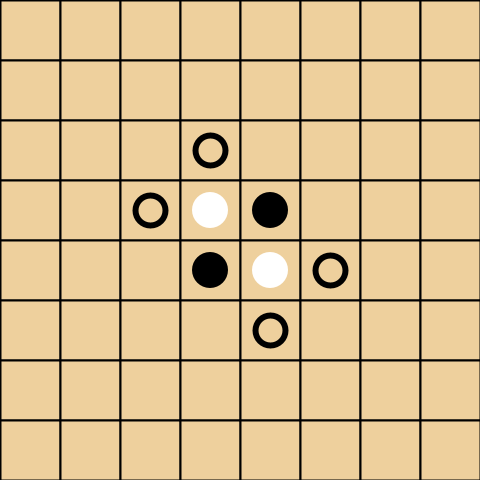
Frame 1 (no input)
Frame 60 (the mouse pressed at the canvas centre just before this capture): identical to frame 1, image omitted
Frame 120 (the mouse held since frame 60 and released just before this capture): identical to frame 1, image omitted

The Processing sketch that drew this single still picture (run headless with seeded random() and noise(); from frame 60 on, the mouse is pressed at the canvas centre):

// Processing sketch: Proyecto
// ── Proyecto.pde
/**
 * Proyecto base para el juego de Othello/Reversi
 * @author Ricardo Ruiz
 * @author Eduardo Lechuga
 * @author Rodrigo Colín
 */

Tablero tablero;
Arbol arbol;
Minimax minimax;
/**
 * Método para establecer tamaño de ventana al incluir variables
 */
void settings() {
  tablero =  new Tablero();
  size(tablero.dimension * tablero.tamCasilla, tablero.dimension * tablero.tamCasilla);
}

/**
 * Inicializaciones
 */
void setup() {
  println("Proyecto base para el juego de mesa Othello");
}

/**
 * Ciclo de dibujado
 */
void draw() {
  tablero.display();
  tablero.movimientosPosibles();
}

/**
 * Evento para detectar cuando el usuario da clic
 */
void mousePressed() {
  println("\nClic en la casilla " + "[" + mouseX/tablero.tamCasilla + ", " + mouseY/tablero.tamCasilla + "]");
  if (!tablero.estaOcupado(mouseX/tablero.tamCasilla, mouseY/tablero.tamCasilla) && 
          tablero.movimientoPermitido(mouseX/tablero.tamCasilla, mouseY/tablero.tamCasilla)) {
    tablero.setFicha(mouseX/tablero.tamCasilla, mouseY/tablero.tamCasilla);
    tablero.actualiza(mouseX/tablero.tamCasilla, mouseY/tablero.tamCasilla);
    if(tablero.turno == false){
      arbol = new Arbol(tablero);
      minimax = new Minimax(arbol);
      minimax.mejorJugada();
      tablero.cambiarTurno();          
    }else{
      tablero.cambiarTurno();
    
    }
    println("[Turno #" + tablero.numeroDeTurno + "] "  + (tablero.turno ? "jugó ficha blanca" : "jugó ficha negra") +
         " (Score: " + int(tablero.cantidadFichas().x) + " - " + int(tablero.cantidadFichas().y) + ")");
  }
}

// ── Arbol.pde
import java.util.ArrayList;

class Arbol{
  
  Tablero tablero; 
  ArrayList<Tablero> hijos; //N hijos
  
  Arbol(Tablero tablero){
    this.tablero = tablero;
    this.hijos = new ArrayList<Tablero>(); // jugadas posibles
  }
  
  ArrayList<Tablero> hijos(){
     ArrayList<int[]> jugadas = this.tablero.obtenJugadas(); //Obtiene las posiciones de donde se puede colocar una ficha
     
     for(int i = 0; i < jugadas.size(); i++){ //Crea los distintos escenarios.
        System.out.println(jugadas.get(i));
        System.out.println(jugadas.get(i));        
        Tablero t = this.tablero;
        t.setFicha(jugadas.get(i)[0], jugadas.get(i)[1]);
        this.hijos.add(t);
     }
     
     return hijos;
  }
  
}

// ── Minimax.pde
class Minimax{

  Arbol arbol;
  
  int[][] pesos = { {4,3,3,3,3,3,3,4},
                    {3,2,3,3,3,3,2,3}, 
                    {3,3,3,2,2,3,3,3}, 
                    {3,3,2,1,1,2,3,3}, 
                    {3,3,2,1,1,2,3,3}, 
                    {3,3,3,2,2,3,3,3},
                    {3,2,3,3,3,3,2,3}, 
                    {4,3,3,3,3,3,3,4}}; 
  
  Minimax(Arbol arbol){
    this.arbol = arbol;
  }
  
  int[] mejorJugada(){ //Selecciona la mejor jugada de los escenarios posibles.
    ArrayList<Tablero> jugadas = arbol.hijos();
    for(int i = 0; i < jugadas.size(); i++){
       System.out.println(jugadas.get(i).cantidadFichas().y);
       System.out.println(jugadas.get(i).cantidadFichas().x);
      
    }
    System.out.println(int(this.arbol.tablero.cantidadFichas().y));
    return null;
  }
}

// ── Tablero.pde
/**
 * Definición de un tablero para el juego de Othello
 * @author Ricardo Ruiz
 * @author Eduardo Lechuga
 * @author Rodrigo Colín
 */
 
import java.util.ArrayList;
 
class Tablero {
  /**
   * Cantidad de casillas en horizontal y vertical del tablero
   */
  int dimension;

  /**
   * El tamaño en pixeles de cada casilla cuadrada del tablero
   */
  int tamCasilla;

  /**
   * Representación lógica del tablero. El valor númerico representa:
   * 0 = casilla vacia
   * 1 = casilla con ficha del primer jugador
   * 2 = casilla con ficha del segundo jugador
   */
  int[][] mundo;

  /**
   * Representa de quién es el turno bajo la siguiente convención:
   * true = turno del jugador 1 (Negras)
   * false = turno del jugador 2 (Blancas)
   */
  boolean turno;

  /**
   * Contador de la cantidad de turnos en el tablero
   */
  int numeroDeTurno;

  /**
   * Constructor base de un tablero. 
   * @param dimension Cantidad de casillas del tablero, comúnmente ocho.
   * @param tamCasilla Tamaño en pixeles de cada casilla
   */
  Tablero(int dimension, int tamCasilla) {
    this.dimension = dimension;
    this.tamCasilla = tamCasilla;
    turno = true;
    numeroDeTurno = 0;
    mundo = new int[dimension][dimension];
    // Configuración inicial (colocar 4 fichas al centro del tablero):
    mundo[(dimension/2)-1][dimension/2] = 1;
    mundo[dimension/2][(dimension/2)-1] = 1;
    mundo[(dimension/2)-1][(dimension/2)-1] = 2;
    mundo[dimension/2][dimension/2] = 2;
  }

  /**
   * Constructor por default de un tablero con las siguientes propiedades:
   * Tablero de 8x8 casillas, cada casilla de un tamaño de 60 pixeles,
   */
  Tablero() {
    this(8, 60);
  }

  /**
   * Dibuja en pantalla el tablero, es decir, dibuja las casillas y las fichas de los jugadores
   */
  void display() {
    color fondo = color(238, 208, 157); // El color de fondo del tablero
    color linea = color(0, 0, 0); // El color de línea del tablero
    int grosor = 2; // Ancho de línea (en pixeles)
    color colorJugador1 = color(0); // Color de ficha para el primer jugador
    color colorJugador2 = color(255); // Color de ficha para el segundo jugador

    // Doble iteración para recorrer cada casilla del tablero
    for (int i = 0; i < dimension; i++)
      for (int j = 0; j < dimension; j++) {
        // Dibujar cada casilla del tablero:
        fill(fondo); // establecer color de fondo
        stroke(linea); // establecer color de línea
        strokeWeight(grosor); // establecer ancho de línea
        rect(i*tamCasilla, j*tamCasilla, tamCasilla, tamCasilla); //Dibuja rectangulos

        // Dibujar las fichas de los jugadores:
        if (mundo[i][j] != 0 && (mundo[i][j] == 1 || mundo[i][j] == 2)) { // en caso de que la casilla no esté vacia
          fill(mundo[i][j] == 1 ? colorJugador1 : colorJugador2); // establecer el color de la ficha
          noStroke(); // quitar contorno de línea
          ellipse(i*tamCasilla+(tamCasilla/2), j*tamCasilla+(tamCasilla/2), tamCasilla*3/5, tamCasilla*3/5);
        }
      }
  }

  /**
   * Coloca o establece una ficha en una casilla específica del tablero.
   * Nota: El eje vertical está invertido y el conteo empieza en cero.
   * @param posX Coordenada horizontal de la casilla para establecer la ficha
   * @param posX Coordenada vertical de la casilla para establecer la ficha
   * @param turno Representa el turno o color de ficha a establecer
   */
  void setFicha(int posX, int posY, boolean turno) {
    mundo[posX][posY] = turno ? 1 : 2;
  }

  /**
   * Coloca o establece una ficha en una casilla específica del tablero segun el turno del tablero.
   * @param posX Coordenada horizontal de la casilla para establecer la ficha
   * @param posX Coordenada vertical de la casilla para establecer la ficha
   */
  void setFicha(int posX, int posY) {
    this.setFicha(posX, posY, this.turno);
  }

  /**
   * Representa el cambio de turno. Normalmente representa la última acción del turno
   * Recordemos que true es jugador uno y false jugador dos
   */
  void cambiarTurno() {
    turno = !turno;
    numeroDeTurno += 1;
  }

  /**
   * Verifica si en la posición de una casilla dada existe una ficha (sin importar su color)
   * @param posX Coordenada horizontal de la casilla a verificar
   * @param posY Coordenada vertical de la casilla a verificar
   * @return true si hay una ficha de cualquier color en la casilla, false en otro caso
   */
  boolean estaOcupado(int posX, int posY) {
    return mundo[posX][posY] != 0;
  }

  /**
   * @param posX Coordenada horizontal de la casilla a verificar
   * @param posY Coordenada vertical de la casilla a verificar
   * @return true si es una movida valida hacia arriba, false en otro caso
   */
  boolean verificaArriba(int posX, int posY) {
    try {
      int turnoSiguiente = turno ? 2 : 1; 
      if (mundo[posX][posY-1] == turnoSiguiente ) {
        for (int i = 2; i < 8; i++) {
          int turnoActual = turno ? 1 : 2;
          if (mundo[posX][posY-i] == 0)
            return false; 
          if (mundo[posX][posY-i] == turnoActual)
            return true;
        }
        return false;
      }
      return false;
    }
    catch(Exception e) {
      return false;
    }
  }

  /**
   * @param posX Coordenada horizontal de la casilla a verificar
   * @param posY Coordenada vertical de la casilla a verificar
   * @return true si es una movida valida hacia abajo, false en otro caso
   */
  boolean verificaAbajo(int posX, int posY) {
    try {
      int turnoSiguiente = turno ? 2 : 1; 
      if (mundo[posX][posY+1] == turnoSiguiente ) {
        for (int i = 2; i < 8; i++) {
          int turnoActual = turno ? 1 : 2; 
          if (mundo[posX][posY+i] == 0)
            return false;           
          if (mundo[posX][posY+i] == turnoActual)
            return true;
        }
        return false;
      }
      return false;
    }
    catch(Exception e) {
      return false;
    }
  }

  /**
   * @param posX Coordenada horizontal de la casilla a verificar
   * @param posY Coordenada vertical de la casilla a verificar
   * @return true si es una movida valida hacia la derecha, false en otro caso
   */
  boolean verificaDerecha(int posX, int posY) {
    try {
      int turnoSiguiente = turno ? 2 : 1; 
      if (mundo[posX+1][posY] == turnoSiguiente ) {
        for (int i = 2; i < 8; i++) {
          int turnoActual = turno ? 1 : 2; 
          if (mundo[posX+i][posY] == 0)
            return false; 
          if (mundo[posX+i][posY] == turnoActual)
            return true;
        }
        return false;
      }
      return false;
    }
    catch(Exception e) {
      return false;
    }
  }

  boolean verificaDerechaArriba(int posX, int posY) {
    try {
      int turnoSiguiente = turno ? 2 : 1; 
      if (mundo[posX+1][posY-1] == turnoSiguiente ) {
        for (int i = 2; i < 8; i++) {
          int turnoActual = turno ? 1 : 2; 
          if (mundo[posX+i][posY-i] == 0)
            return false; 
          if (mundo[posX+i][posY-i] == turnoActual)
            return true;
        }
        return false;
      }
      return false;
    }
    catch(Exception e) {
      return false;
    }
  }

  boolean verificaDerechaAbajo(int posX, int posY) {
    try {
      int turnoSiguiente = turno ? 2 : 1; 
      if (mundo[posX+1][posY+1] == turnoSiguiente ) {
        for (int i = 2; i < 8; i++) {
          int turnoActual = turno ? 1 : 2; 
          if (mundo[posX+i][posY+i] == 0)
            return false; 
          if (mundo[posX+i][posY+i] == turnoActual)
            return true;
        }
        return false;
      }
      return false;
    }
    catch(Exception e) {
      return false;
    }
  }

  /**
   * @param posX Coordenada horizontal de la casilla a verificar
   * @param posY Coordenada vertical de la casilla a verificar
   * @return true si es una movida valida hacia la izquierda, false en otro caso
   */
  boolean verificaIzquierda(int posX, int posY) {
    try {
      int turnoSiguiente = turno ? 2 : 1; 
      if (mundo[posX-1][posY] == turnoSiguiente ) {
        for (int i = 2; i < 8; i++) {
          int turnoActual = turno ? 1 : 2; 
          if (mundo[posX-i][posY] == 0)
            return false;           
          if (mundo[posX-i][posY] == turnoActual)
            return true;
        }
        return false;
      }
      return false;
    }
    catch(Exception e) {
      return false;
    }
  }


  boolean verificaIzquierdaArriba(int posX, int posY) {
    try {
      int turnoSiguiente = turno ? 2 : 1; 
      if (mundo[posX-1][posY-1] == turnoSiguiente ) {
        for (int i = 2; i < 8; i++) {
          int turnoActual = turno ? 1 : 2; 
          if (mundo[posX-i][posY-i] == 0)
            return false;
          if (mundo[posX-i][posY-i] == turnoActual)
            return true;
        }
        return false;
      }
      return false;
    }
    catch(Exception e) {
      return false;
    }
  }

  boolean verificaIzquierdaAbajo(int posX, int posY) {
    try {
      int turnoSiguiente = turno ? 2 : 1; 
      if (mundo[posX-1][posY+1] == turnoSiguiente ) {
        for (int i = 2; i < 8; i++) {
          int turnoActual = turno ? 1 : 2; 
          if (mundo[posX-i][posY+i] == 0)
            return false;       
          if (mundo[posX-i][posY+i] == turnoActual)
            return true;
        }
        return false;
      }
      return false;
    }
    catch(Exception e) {
      return false;
    }
  }
  /**
   * Metodo que verifica si el movimiento que quiere hacer el usuario esta permitido
   * segun las reglas del juego
   * @param posX Coordenada horizontal de la casilla a verificar
   * @param posY Coordenada vertical de la casilla a verificar
   * @return true si es un movimiento permitido, false en otro caso
   */
  boolean movimientoPermitido(int posX, int posY) {
    boolean permitido = (verificaArriba(posX, posY) || verificaAbajo(posX, posY) 
      || verificaIzquierda(posX, posY) || verificaDerecha(posX, posY)
      || verificaIzquierdaArriba(posX, posY) || verificaIzquierdaAbajo(posX, posY)
      || verificaDerechaArriba(posX, posY) || verificaDerechaAbajo(posX, posY)
      );
    return permitido;
  }

  /**
   * Metodo que indica las casillas donde hay movimientos posibles
   */
  void movimientosPosibles() {
    for (int i = 0; i<dimension; i++) {
      for (int j = 0; j<dimension; j++) {
        if (movimientoPermitido(i, j) && !estaOcupado(i, j)) {
          if (turno) {
            stroke(0, 0, 0);
            strokeWeight(6);
            noFill();
            circle(i*tamCasilla+(tamCasilla/2), j*tamCasilla+(tamCasilla/2), (tamCasilla/2));
          } else {
            stroke(255, 255, 255);
            strokeWeight(6);
            noFill();
            circle(i*tamCasilla+(tamCasilla/2), j*tamCasilla+(tamCasilla/2), (tamCasilla/2));
          }
        }
      }
    }
  }

  /**
   * @param posX Coordenada horizontal de la casilla a verificar
   * @param posY Coordenada vertical de la casilla a verificar
   * Metodo que actualiza las fichas superiores segun las reglas de Othello
   */
  void actualizaArriba(int posX, int posY) {
    int aliadas = turno ? 1 : 2;
    try {
      if (verificaArriba(posX, posY)) {
        for (int i = 1; i < dimension; i++) {
          if (mundo[posX][posY-i] == aliadas) {
            break;
          } else {
            mundo[posX][posY-i] = aliadas;
          }
        }
      }
    }
    catch(Exception e) {
      System.out.println("asd");
    }
  }

  /**
   * @param posX Coordenada horizontal de la casilla a verificar
   * @param posY Coordenada vertical de la casilla a verificar
   * Metodo que actualiza las fichas a la izquierda segun las reglas de Othello
   */
  void actualizaAbajo(int posX, int posY) {
    int aliadas = turno ? 1 : 2;
    try {
      if (verificaAbajo(posX, posY)) {
        for (int i = 1; i < dimension; i++) {
          if (mundo[posX][posY+i] == aliadas) {
            break;
          } else {
            mundo[posX][posY+i] = aliadas;
          }
        }
      }
    }
    catch(Exception e) {
      System.out.println("asd");
    }
  }

  /**
   * @param posX Coordenada horizontal de la casilla a verificar
   * @param posY Coordenada vertical de la casilla a verificar
   * Metodo que actualiza las fichas a la derecha segun las reglas de Othello
   */
  void actualizaDerecha(int posX, int posY) {
    int aliadas = turno ? 1 : 2;
    try {
      if (verificaDerecha(posX, posY)) {
        for (int i = 1; i < dimension; i++) {
          if (mundo[posX+i][posY] == aliadas) {
            break;
          } else {
            mundo[posX+i][posY] = aliadas;
          }
        }
      }
    }
    catch(Exception e) {
      System.out.println("asd");
    }
  }

  /**
   * @param posX Coordenada horizontal de la casilla a verificar
   * @param posY Coordenada vertical de la casilla a verificar
   * Metodo que actualiza las fichas a la izquierda segun las reglas de Othello
   */
  void actualizaIzquierda(int posX, int posY) {
    int aliadas = turno ? 1 : 2;
    try {
      if (verificaIzquierda(posX, posY)) {
        for (int i = 1; i < dimension; i++) {
          if (mundo[posX-i][posY] == aliadas) {
            break;
          } else {
            mundo[posX-i][posY] = aliadas;
          }
        }
      }
    }
    catch(Exception e) {
      System.out.println("asd");
    }
  }

  void actualizaIzquierdaArriba(int posX, int posY) {
    int aliadas = turno ? 1 : 2;
    try {
      if (verificaIzquierdaArriba(posX, posY)) {
        for (int i = 1; i < dimension; i++) {
          if (mundo[posX-i][posY-i] == aliadas) {
            break;
          } else {
            mundo[posX-i][posY-i] = aliadas;
          }
        }
      }
    }
    catch(Exception e) {
      System.out.println("asd");
    }
  }
  void actualizaIzquierdaAbajo(int posX, int posY) {
    int aliadas = turno ? 1 : 2;
    try {
      if (verificaIzquierdaAbajo(posX, posY)) {
        for (int i = 1; i < dimension; i++) {
          if (mundo[posX-i][posY+i] == aliadas) {
            break;
          } else {
            mundo[posX-i][posY+i] = aliadas;
          }
        }
      }
    }
    catch(Exception e) {
      System.out.println("asd");
    }
  }


  void actualizaDerechaArriba(int posX, int posY) {
    int aliadas = turno ? 1 : 2;
    try {
      if (verificaDerechaArriba(posX, posY)) {
        for (int i = 1; i < dimension; i++) {
          if (mundo[posX+i][posY-i] == aliadas) {
            break;
          } else {
            mundo[posX+i][posY-i] = aliadas;
          }
        }
      }
    }
    catch(Exception e) {
      System.out.println("asd");
    }
  }
  void actualizaDerechaAbajo(int posX, int posY) {
    int aliadas = turno ? 1 : 2;
    try {
      if (verificaDerechaAbajo(posX, posY)) {
        for (int i = 1; i < dimension; i++) {
          if (mundo[posX+i][posY+i] == aliadas) {
            break;
          } else {
            mundo[posX+i][posY+i] = aliadas;
          }
        }
      }
    }
    catch(Exception e) {
      System.out.println("asd");
    }
  }

  void actualiza(int posX, int posY) {
    actualizaArriba(posX, posY);
    actualizaAbajo(posX, posY);
    actualizaIzquierda(posX, posY);
    actualizaDerecha(posX, posY);
    actualizaDerechaArriba(posX, posY);
    actualizaDerechaAbajo(posX, posY);
    actualizaIzquierdaArriba(posX, posY);
    actualizaIzquierdaAbajo(posX, posY);
  }



  /**
   * Cuenta la cantidad de fichas de un jugador
   * @return La cantidad de fichas de ambos jugadores en el tablero como vector, 
   * donde x = jugador1, y = jugador2
   */
  PVector cantidadFichas() {
    PVector contador = new PVector();
    for (int i = 0; i < dimension; i++)
      for (int j = 0; j < dimension; j++) {
        if (mundo[i][j] == 1)
          contador.x += 1;
        if (mundo[i][j] == 2)
          contador.y += 1;
      }
    return contador;
  }
  
  
  ArrayList<int[]> obtenJugadas(){
    
    ArrayList<int[]> jugadas = new ArrayList<int[]>();
     for (int i = 0; i<dimension; i++) {
      for (int j = 0; j<dimension; j++) {
        if (movimientoPermitido(i, j) && !estaOcupado(i, j)) {
          int[] t = {i, j};
          jugadas.add(t);
        }
      }
    }
    return jugadas;
  }
  
  
}
